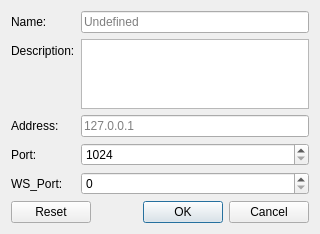
<?xml version="1.0" encoding="UTF-8"?>
<ui version="4.0">
 <class>Form</class>
 <widget class="QWidget" name="Form">
  <property name="geometry">
   <rect>
    <x>0</x>
    <y>0</y>
    <width>320</width>
    <height>209</height>
   </rect>
  </property>
  <property name="sizePolicy">
   <sizepolicy hsizetype="Maximum" vsizetype="Maximum">
    <horstretch>0</horstretch>
    <verstretch>0</verstretch>
   </sizepolicy>
  </property>
  <property name="minimumSize">
   <size>
    <width>320</width>
    <height>0</height>
   </size>
  </property>
  <property name="windowTitle">
   <string>Form</string>
  </property>
  <layout class="QFormLayout" name="formLayout">
   <item row="0" column="0">
    <widget class="QLabel" name="label">
     <property name="text">
      <string>Name:</string>
     </property>
    </widget>
   </item>
   <item row="0" column="1">
    <widget class="QLineEdit" name="name">
     <property name="whatsThis">
      <string>The name of the server.</string>
     </property>
     <property name="placeholderText">
      <string>Undefined</string>
     </property>
    </widget>
   </item>
   <item row="1" column="0">
    <widget class="QLabel" name="label_4">
     <property name="text">
      <string>Description:</string>
     </property>
    </widget>
   </item>
   <item row="1" column="1">
    <widget class="QPlainTextEdit" name="description">
     <property name="whatsThis">
      <string>The description of the server.</string>
     </property>
    </widget>
   </item>
   <item row="2" column="0">
    <widget class="QLabel" name="label_2">
     <property name="text">
      <string>Address:</string>
     </property>
    </widget>
   </item>
   <item row="2" column="1">
    <widget class="QLineEdit" name="address">
     <property name="whatsThis">
      <string>The address of the server. May be IPv4 or IPv6.</string>
     </property>
     <property name="placeholderText">
      <string>127.0.0.1</string>
     </property>
    </widget>
   </item>
   <item row="3" column="0">
    <widget class="QLabel" name="label_3">
     <property name="text">
      <string>Port:</string>
     </property>
    </widget>
   </item>
   <item row="3" column="1">
    <widget class="QSpinBox" name="port">
     <property name="whatsThis">
      <string>The port to connect to the server. May range from 1024 to 65535.</string>
     </property>
     <property name="minimum">
      <number>1024</number>
     </property>
     <property name="maximum">
      <number>65535</number>
     </property>
    </widget>
   </item>
   <item row="5" column="0" colspan="2">
    <widget class="QDialogButtonBox" name="button_box">
     <property name="standardButtons">
      <set>QDialogButtonBox::Cancel|QDialogButtonBox::Ok|QDialogButtonBox::Reset</set>
     </property>
    </widget>
   </item>
   <item row="4" column="0">
    <widget class="QLabel" name="label_5">
     <property name="text">
      <string>WS_Port:</string>
     </property>
    </widget>
   </item>
   <item row="4" column="1">
    <widget class="QSpinBox" name="ws_port">
     <property name="minimum">
      <number>0</number>
     </property>
     <property name="maximum">
      <number>65535</number>
     </property>
     <property name="value">
      <number>0</number>
     </property>
    </widget>
   </item>
  </layout>
 </widget>
 <resources/>
 <connections/>
</ui>
